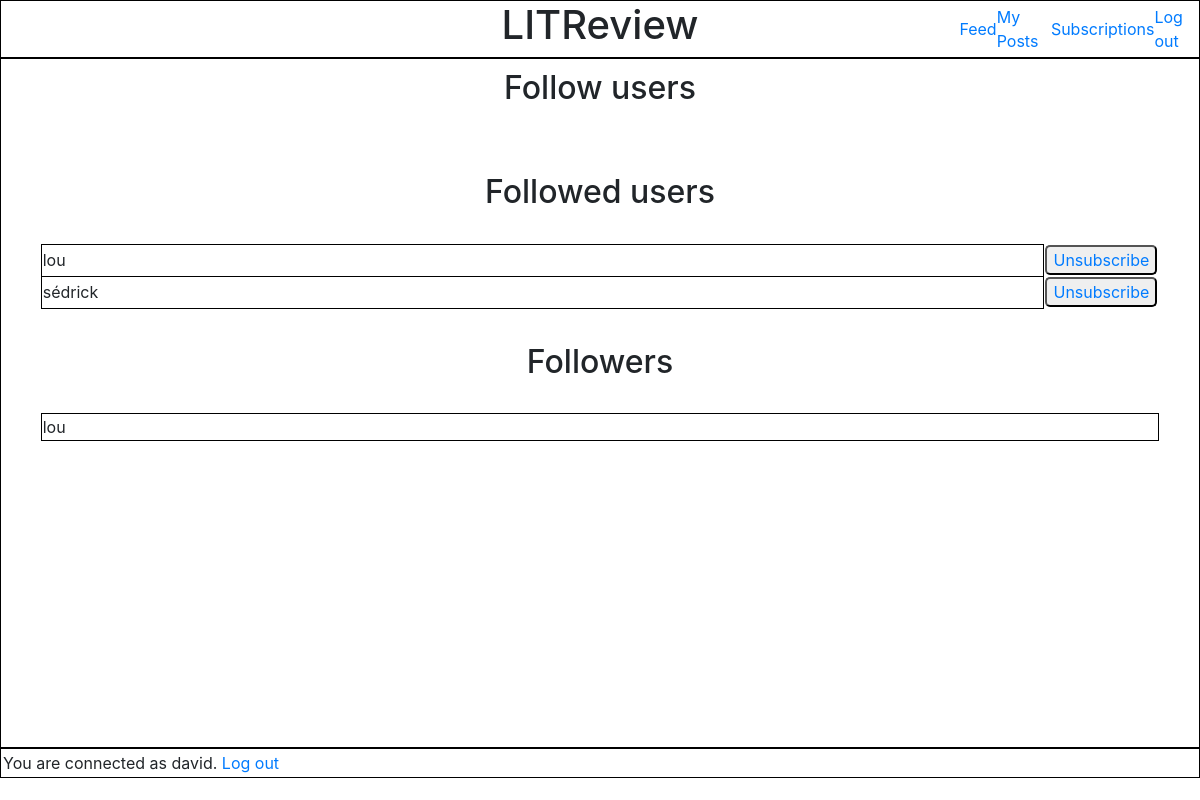
Before: /subscription_page/ (signed in) with the older database file.
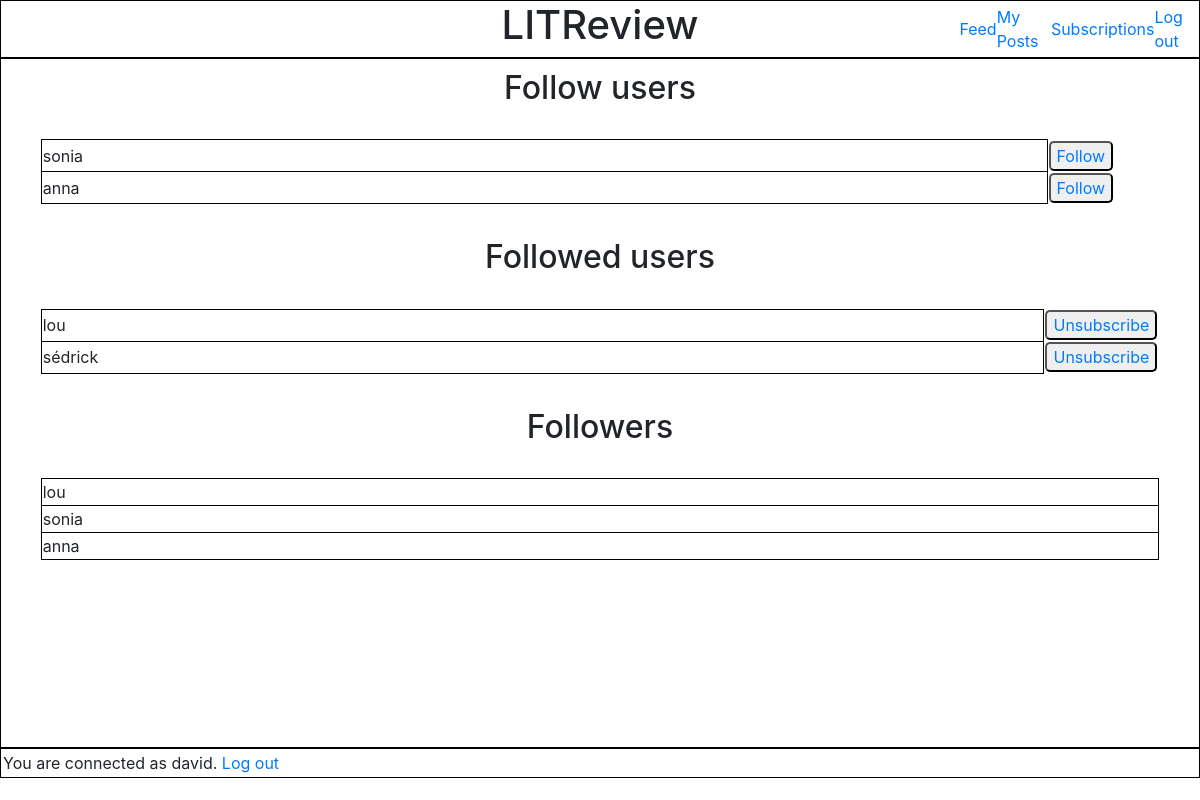
After: the same page with the newer database file.
### feedapp/models.py (models this page shows)
class UserFollows(models.Model):
    user = models.ForeignKey(to=settings.AUTH_USER_MODEL, on_delete=models.CASCADE)
    followed_user = models.ForeignKey(to=settings.AUTH_USER_MODEL, on_delete=models.CASCADE, related_name='followed_by')
    class Meta:
        unique_together = ('user', 'followed_user')
        constraints = [models.CheckConstraint(check=~models.Q(user=models.F('followed_user')), name='no_self_follow')]

### authentication/models.py (models this page shows)
class User(AbstractUser):
    username = models.CharField(max_length=20, unique=True)
    USERNAME_FIELD = 'username'

### feedapp/views.py (the view)
# urls.py: path('subscription_page/', follow_user, name='subscription_page'),
@login_required
def follow_user(request):
    followed_users = models.UserFollows.objects.filter(user=request.user)
    followers = models.UserFollows.objects.filter(followed_user=request.user)
    users_to_follow = authentication.models.User.objects.exclude(Q(id=request.user.id) |
                                                                 Q(id__in=followed_users.values('followed_user')))
    return render(request, 'feedapp/subscription_page.html', context={'followed_users': followed_users,
                                                                      'followers': followers,
                                                                      'users_to_follow': users_to_follow})

### feedapp/templates/feedapp/subscription_page.html
{% extends 'base.html' %}
    {% block content %}
    <div class="main_content" id="main_content_subscription">
        <div class="follow_block" id="follow_users">
            <h2>Follow users</h2>
            <br>
            <table>
                {% for user_to_follow in users_to_follow %}
                    <tr>
                        <td class="user">
                            {{ user_to_follow.username }}
                        </td>
                        <td>
                            <button type="submit">
                                <a href="{% url 'subscription' user_to_follow.id %}">Follow</a>
                            </button>
                        </td>
                    </tr>
                {% endfor %}
            </table>
        </div>
        <br>
        <div class="follow_block" id="followed_users">
            <h2>Followed users</h2>
            <br>
            <table>
                {% for user_followed in followed_users %}
                    <tr>
                        <td class="user">{{ user_followed.followed_user.username }}</td>
                        <td>
                            <button type="submit">
                                <a href="{% url 'unsubscription_page' user_followed.followed_user.id %}">Unsubscribe</a>
                            </button>
                        </td>
                    </tr>
                {% endfor %}
            </table>
        </div>
        <br>
        <div class="follow_block" id="followers">
            <h2>Followers</h2>
            <br>
            <table>
                {% for follower in followers %}
                <tr>
                    <td class="user">{{ follower.user.username }}</td>
                </tr>
                {% endfor %}
            </table>
        </div>
    </div>
    {% endblock content %}

Changed rows visible on the page:
added User: username "sonia"
added User: username "anna"
added UserFollows: user.username "sonia", shown under "Followers"
added UserFollows: user.username "anna", shown under "Followers"
